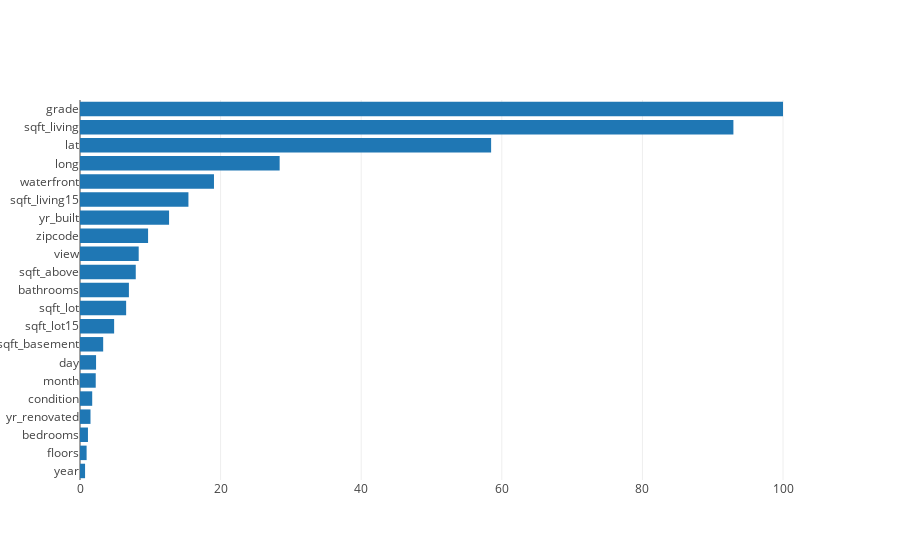

The notebook cell saved with this chart:
### Code cell
feature_importance = reg.feature_importances_
feature_importance = 100.0 * (feature_importance / feature_importance.max())
sorted_idx = np.argsort(feature_importance)
pos = np.arange(sorted_idx.shape[0]) + .5

data = [go.Bar(
            x=feature_importance[sorted_idx],
            y=X.columns[sorted_idx],
            orientation = 'h'
)]

py.iplot(data, filename='horizontal-bar')

### Figure 1 — Plotly figure (JSON) as saved in the notebook; plotly's stock layout.template omitted (floating-point values rounded to 4 significant figures)
{"data": [{"orientation": "h", "type": "bar", "uid": "6369ea19-23df-44a9-91fb-6aef27235bdd", "x": [0.7216, 0.9396, 1.131, 1.494, 1.737, 2.238, 2.284, 3.297, 4.855, 6.564, 6.958, 7.932, 8.35, 9.684, 12.67, 15.42, 19.06, 28.4, 58.48, 92.94, 100], "y": ["year", "floors", "bedrooms", "yr_renovated", "condition", "month", "day", "sqft_basement", "sqft_lot15", "sqft_lot", "bathrooms", "sqft_above", "view", "zipcode", "yr_built", "sqft_living15", "waterfront", "long", "lat", "sqft_living", "grade"]}], "layout": {}}
